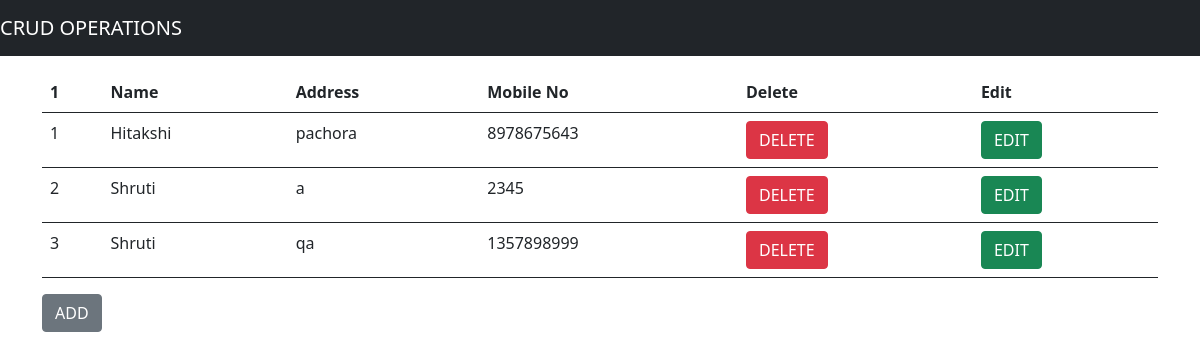
Screenshot of /index.php/User/show with the database file from the repository.
### tables this page shows
CREATE TABLE `tbluser` (
  `id` int(11) NOT NULL,
  `name` varchar(40) NOT NULL,
  `addr` text NOT NULL,
  `mno` bigint(20) NOT NULL
);

### application/controllers/User.php (called while the page is built, shortened)
<?php
 class User extends CI_Controller
 {
   public function show()
   {
   	 $this->load->model('userModel','s');
   	 $user=$this->s->show();
   	$this->load->view('show_user',['users'=>$user]);
   }
}
?>

### index.php (called while the page is built, shortened)
<?php
require_once BASEPATH.'core/CodeIgniter.php';

### application/models/userModel.php (called while the page is built, shortened)
<?php
class UserModel extends CI_model
{
 public function show()
 {
 	$q=$this->db->select()
 	            ->from('tbluser')
 	            ->get();
 	            return $q->result();
 }
}
?>

### application/views/show_user.php (the view, shortened to what this page needs)
<!DOCTYPE html>
<html>
<head>
</head>
<body>
	<?php include('header.php');?>
	<div class="table container mt-3">
		<table class="table" style="width:60;">
			<thead>
				<tr>
					<th>1</th>
					<th>Name</th>
					<th>Address</th>
					<th>Mobile No</th>
					<th>Delete</th>
					<th>Edit</th>
				</tr>
			</thead>
			<tbody>
               <?php
               $count=0;
               if(count($users)):?>
               	<?php foreach($users as $u):?>
				<tr>
                   <td><?= ++$count;?></td>
                   <td><?= $u->name; ?></td>
                   <td><?= $u->addr;?></td>
                   <td><?= $u->mno;?></td>
                   <td>
                   	<?=
                     form_open('User/delUser'),
                     form_hidden('id',$u->id),
                     form_submit(['type'=>'submit','class'=>'btn btn-danger','value'=>'DELETE']),
                     form_close();
                   	?>
                   </td>
                   <td><?= anchor("User/editUser/{$u->id}",'EDIT',['class'=>'btn btn-success']);?></td>
				</tr>
			<?php endforeach?>
		<?php endif;?>
		</table>
       <?=anchor('User/create','ADD',['class'=>'btn btn-secondary']);?>
	</div>
</body>
</html>

### application/views/header.php (shortened to what this page needs)
<!DOCTYPE html>
<html>
<head>
	<link rel="stylesheet" type="text/css" href="<?php echo base_url().'Assets/css/bootstrap.min.css' ?>">
</head>
<body>
	<div class="navbar navbar-dark bg-dark">
		<a href="" class="navbar-brand">CRUD OPERATIONS</a>
	</div>
</body>
</html>

### rows the page displays
tbluser: name "Hitakshi", addr "pachora", mno "8978675643", id "EDIT"
tbluser: name "Shruti", addr "a", mno "2345", id "EDIT"
tbluser: name "Shruti", addr "qa", mno "1357898999", id "EDIT"

### other values shown
anchor('User/create','ADD',['class'=>'btn btn-secondary']) "ADD"
